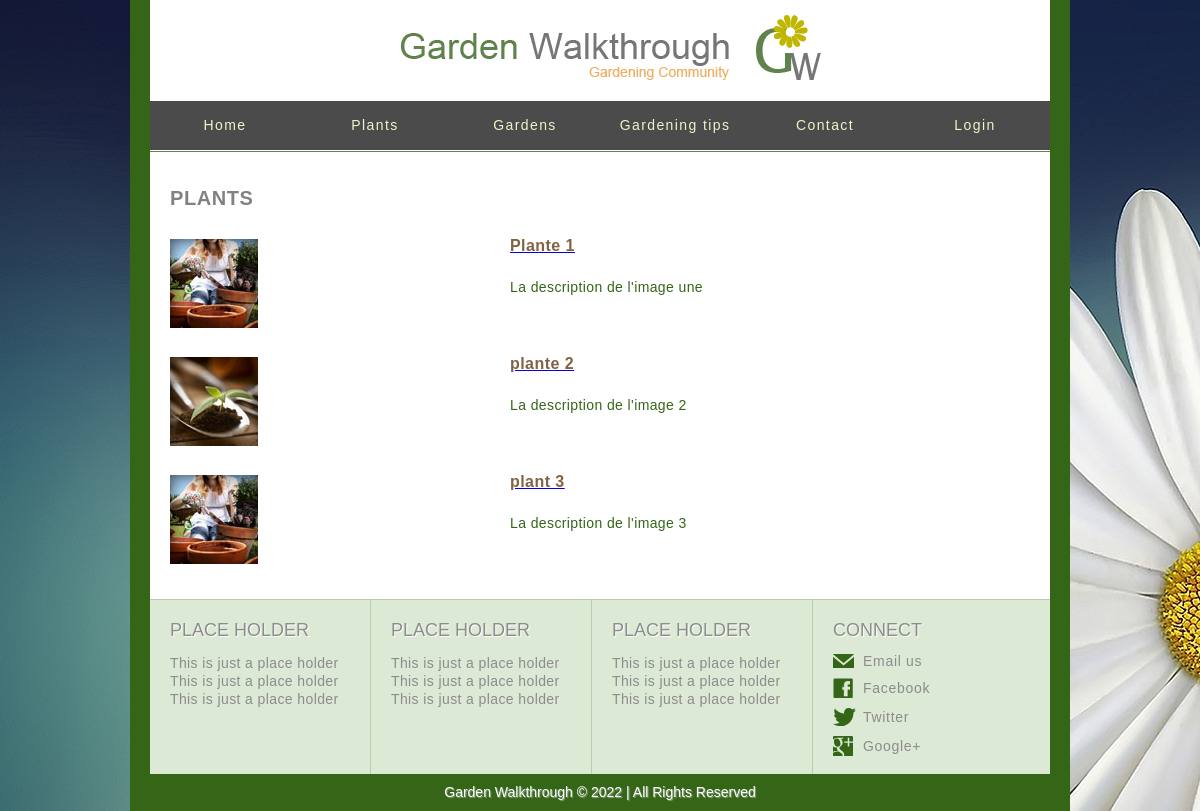
Page /plant/ on the committed database.
### plants/models.py (models this page shows, shortened)
class Plant(models.Model):
    title=models.CharField(max_length=30)
    image=models.ImageField()
    descreption=models.TextField()

### plants/views.py (the view)
# urls.py: path('plant/', views.PlantListView.as_view(),name='plants'),
class PlantListView(ListView):
    template_name='plant_list.html'
    model=Plant
    context_object_name='Plant'

### templates/plant_list.html
{% extends 'base.html' %}
{% load static %}
{% block body %}
<body>
		<div id="body">
			<div id="content">
				<h1>Plants</h1>
					{% for pp in Plant %}
					<ul class="section">
					<li>
						<img src="{{ pp.image.url }}" alt="Image" >
						<div>
							<a href="{% url 'plants:plant' pp.id %}" ><h2>{{pp.title}}</h2></a>
							<p>
								{{pp.descreption}}
							</p>
						</div>
					</li>
				</ul>
					{% endfor %}
			</div>
		</div>
</body>
{% endblock body %}

### static/css/style.css (style rules this page uses)
body { background: url(../images/bg-body3.jpg) repeat; color: #356618; font-family: Arial, Helvetica, sans-serif; font-size: 14px; margin: 0; min-width: 940px; padding: 0; }
a { outline: none; }
img { border: 0; }
p { margin: 0; text-align: justify; }
#body { background: #ffffff; }
#body div#content ul.section li img, #body div.header ul li a.figure { display: block; float: left; }
#body div.body ul li:first-child, #body div#content ul.section li:first-child, #body div#content div#sidebar div ul li:first-child { margin: 0; }
#body div#content { border-top: 1px solid #5d8546; overflow: hidden; padding: 35px 20px; }
#body div#content h1 { color: #818181; font-size: 20px; letter-spacing: 0.028em; margin: 0; text-transform: uppercase; }
#body div#content p { letter-spacing: 0.028em; line-height: 24px; padding: 25px 0 0; }
#body div#content ul.section { list-style: none; margin: 0; padding: 29px 0 0; }
#body div#content ul.section li { margin: 35px 0 0; overflow: hidden; }
#body div#content ul.section li div { float: right; width: 520px; }
#body div#content ul.section li div h2, #body div#content div#article h2 { color: #836145; font-size: 16px; letter-spacing: 0.028em; line-height: 13px; margin: 0; }
#body div#content ul.section li div p { padding: 23px 0 0; }

### rows in the picture
Plant: image (picture), title "Plante 1", descreption "La description de l'image une"
Plant: image (picture), title "plante 2", descreption "La description de l'image 2"
Plant: image (picture), title "plant 3", descreption "La description de l'image 3"
